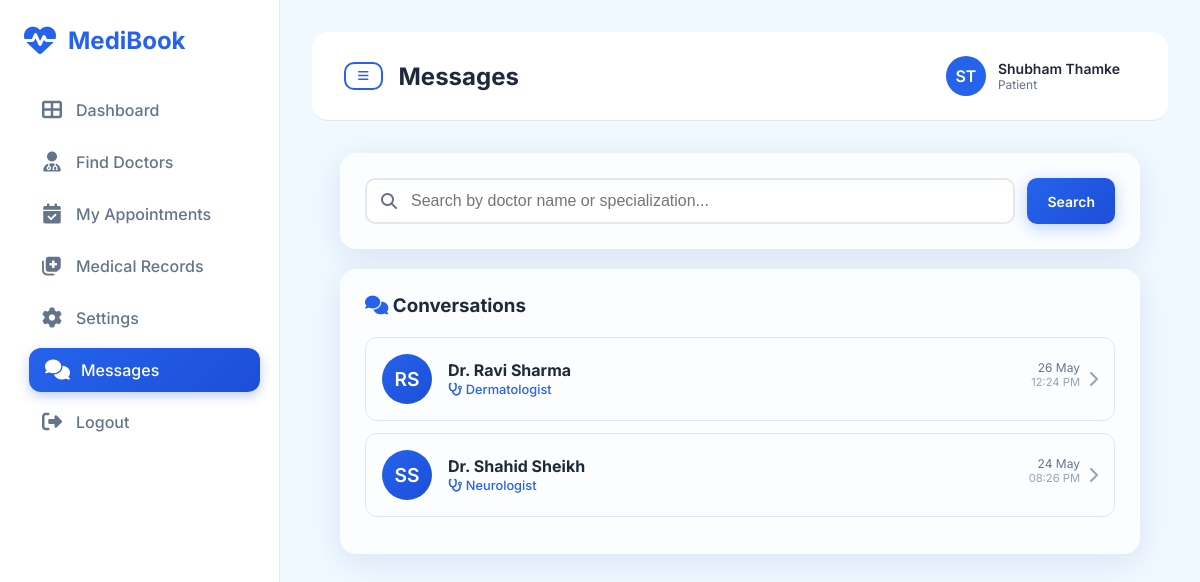
/chat/ (signed in), run on the app's committed database.
### users/models.py (models this page shows, shortened)
class UserProfile(models.Model):
    ROLE_CHOICES = (
        ('patient', 'Patient'),  # (database_value, display_value)
        ('doctor', 'Doctor'),
    )
    user = models.OneToOneField(
        User,
        on_delete=models.CASCADE,
        related_name='profile'
    )
    role = models.CharField(
        max_length=10,
        choices=ROLE_CHOICES,
        default='patient'
    )
    phone = models.CharField(
        max_length=15,
        blank=True,
        default=''
    )
    profile_image = models.ImageField(
        upload_to='profile_images/',  # Files saved to MEDIA_ROOT/profile_images/
        blank=True,
        null=True
    )
    created_at = models.DateTimeField(auto_now_add=True)

### chat/models.py (models this page shows, shortened)
class ChatRoom(models.Model):
    appointment = models.OneToOneField(
        Appointment,
        on_delete=models.CASCADE,
        related_name='chat_room'
    )
    patient = models.ForeignKey(
        User,
        on_delete=models.CASCADE,
        related_name='patient_chats'
    )
    doctor = models.ForeignKey(
        User,
        on_delete=models.CASCADE,
        related_name='doctor_chats'
    )
    created_at = models.DateTimeField(auto_now_add=True)
    is_active = models.BooleanField(default=True)
    class Meta:
        unique_together = ['appointment']
    def get_unread_count(self, user):
        return self.messages.filter(
            is_read=False
        ).exclude(
            sender=user
        ).count()

### appointments/models.py (models this page shows, shortened)
class Appointment(models.Model):
    STATUS_CHOICES = (
        ('pending', 'Pending'),
        ('confirmed', 'Confirmed'),
        ('cancelled', 'Cancelled'),
        ('completed', 'Completed'),
    )
    patient = models.ForeignKey(User, on_delete=models.CASCADE, related_name='patient_appointments')
    doctor = models.ForeignKey(Doctor, on_delete=models.CASCADE, related_name='appointments')
    appointment_date = models.DateField()
    appointment_time = models.TimeField()
    reason = models.TextField(help_text='Reason for appointment')
    status = models.CharField(max_length=20, choices=STATUS_CHOICES, default='pending')
    created_at = models.DateTimeField(auto_now_add=True)
    updated_at = models.DateTimeField(auto_now=True)
    cancellation_reason = models.TextField(blank=True, null=True)
    class Meta:
        unique_together = ['doctor', 'appointment_date', 'appointment_time']
        ordering = ['-appointment_date', '-appointment_time']

### doctors/models.py (models this page shows, shortened)
class Doctor(models.Model):
    VERIFICATION_CHOICES = (
        ('pending', 'Pending Verification'),
        ('approved', 'Approved'),
        ('rejected', 'Rejected'),
    )
    CONSULTATION_CHOICES = (
        ('in_person', 'In-Person'),
        ('online', 'Online'),
        ('both', 'Both In-Person & Online'),
    )
    user = models.OneToOneField(User, on_delete=models.CASCADE, related_name='doctor_profile')
    specialization = models.CharField(max_length=100, blank=True, null=True)
    experience = models.IntegerField(help_text='Years of experience', blank=True, null=True)
    qualification = models.CharField(max_length=200, blank=True, null=True)
    fees = models.DecimalField(max_digits=10, decimal_places=2, blank=True, null=True)
    bio = models.TextField(blank=True, null=True)
    available_days = models.CharField(max_length=200, blank=True, null=True, help_text='Comma separated days')
    start_time = models.TimeField(blank=True, null=True, help_text='Consultation start time')
    end_time = models.TimeField(blank=True, null=True, help_text='Consultation end time')
    slot_duration = models.IntegerField(default=30, blank=True, null=True)
    is_available = models.BooleanField(default=True)
    consultation_type = models.CharField(max_length=20, choices=CONSULTATION_CHOICES, default='both')
    clinic_name = models.CharField(max_length=200, blank=True, null=True, help_text='Hospital/Clinic name')
    address_line1 = models.CharField(max_length=300, blank=True, null=True, help_text='Street address')
    address_line2 = models.CharField(max_length=300, blank=True, null=True, help_text='Area/Landmark')
    city = models.CharField(max_length=100, blank=True, null=True)
    state = models.CharField(max_length=100, blank=True, null=True)
    pincode = models.CharField(max_length=10, blank=True, null=True)
    is_verified = models.BooleanField(default=False)  # Quick verified check
    verification_status = models.CharField(max_length=20, choices=VERIFICATION_CHOICES, default='pending')
    registration_number = models.CharField(max_length=100, blank=True, null=True)  # Medical license number
    state_council = models.CharField(max_length=100, blank=True, null=True)  # Issuing state council
    license_document = models.FileField(upload_to='license_docs/', blank=True, null=True)  # Uploaded license
    verification_notes = models.TextField(blank=True, null=True)  # Admin notes on verification
    verified_by = models.ForeignKey(User, on_delete=models.SET_NULL, null=True, blank=True, related_name='verified_doctors')
    verified_at = models.DateTimeField(null=True, blank=True)  # When verification was done
    created_at = models.DateTimeField(auto_now_add=True)
    updated_at = models.DateTimeField(auto_now=True)
    class Meta:
        ordering = ['-created_at']

### chat/views.py (the view, shortened to what this page needs)
# urls.py: path('', views.chat_list, name='chat_list'),
@login_required
def chat_list(request):
    search_query = request.GET.get('search', '')
    if request.user.profile.role == 'patient':
        chat_rooms = ChatRoom.objects.filter(
            patient=request.user,
            is_active=True
        ).select_related('doctor', 'appointment', 'appointment__doctor')
        if search_query:
            chat_rooms = chat_rooms.filter(
                Q(doctor__first_name__icontains=search_query) |
                Q(doctor__last_name__icontains=search_query) |
                Q(appointment__doctor__specialization__icontains=search_query)
            )
        chat_rooms = chat_rooms.annotate(
            last_msg=Max('messages__timestamp')
        ).order_by('-last_msg', '-created_at')
    else:
        chat_rooms = []
    for room in chat_rooms:
        room.unread = room.get_unread_count(request.user)
        last_message = room.messages.order_by('-timestamp').first()
        room.last_message_time = last_message.timestamp if last_message else room.created_at
    context = {
        'chat_rooms': chat_rooms,
        'search_query': search_query,
    }
    return render(request, 'chat/chat_list.html', context)

### templates/chat/chat_list.html (shortened to what this page needs)
{% extends 'base.html' %}
{% block page_title %}Messages{% endblock %}
{% block content %}
<div style="max-width: 800px; margin: 0 auto;">
    <div class="glass-card" style="margin-bottom: 20px;">
        <form method="GET" style="display: flex; gap: 12px;">
            <div style="flex: 1; position: relative;">
                <i class="fas fa-search" style="position: absolute; left: 16px; top: 50%; transform: translateY(-50%); color: #64748b;"></i>
                <input type="text" name="search" placeholder="{% if request.user.profile.role == 'patient' %}Search by doctor name or specialization...{% else %}Search by patient name or reason...{% endif %}"
                       value="{{ search_query }}"
                       style="width: 100%; padding: 12px 16px 12px 44px; border: 2px solid #e2e8f0; border-radius: 10px; font-size: 1rem; outline: none; box-sizing: border-box;">
            </div>
            <button type="submit" class="btn btn-primary">Search</button>
        </form>
    </div>
    <div class="glass-card">
        <h3 style="margin-bottom: 20px;">
            <i class="fas fa-comments" style="color: #2563eb;"></i>
            Conversations
        </h3>
        {% if chat_rooms %}
            {% for room in chat_rooms %}
                <a href="{% url 'chat_room' room.id %}" style="text-decoration: none; color: inherit;">
                    <div style="display: flex; align-items: center; padding: 16px; border: 1px solid #e2e8f0;
                               border-radius: 12px; margin-bottom: 12px; transition: all 0.3s ease;">
                        <div style="width: 50px; height: 50px; border-radius: 50%; background: linear-gradient(135deg, #2563eb, #1d4ed8);
                                   display: flex; align-items: center; justify-content: center; color: white; font-weight: 600; font-size: 1.2rem; margin-right: 16px; flex-shrink: 0;">
                            {% if request.user.profile.role == 'patient' %}
                                {{ room.doctor.first_name|first }}{{ room.doctor.last_name|first }}
                            {% else %}
                                {{ room.patient.first_name|first }}{{ room.patient.last_name|first }}
                            {% endif %}
                        </div>
                        <div style="flex: 1; min-width: 0;">
                            <div style="display: flex; justify-content: space-between; align-items: flex-start;">
                                <div style="flex: 1; min-width: 0;">
                                    <h4 style="margin: 0; white-space: nowrap; overflow: hidden; text-overflow: ellipsis;">
                                        {% if request.user.profile.role == 'patient' %}
                                            Dr. {{ room.doctor.get_full_name }}
                                        {% else %}
                                            {{ room.patient.get_full_name }}
                                        {% endif %}
                                    </h4>
                                    {% if request.user.profile.role == 'patient' %}
                                        <p style="color: #2563eb; font-size: 0.8rem; font-weight: 500; margin: 2px 0;">
                                            <i class="fas fa-stethoscope"></i> {{ room.appointment.doctor.specialization }}
                                        </p>
                                    {% endif %}
                                </div>
                                <div style="text-align: right; flex-shrink: 0; margin-left: 12px;">
                                    <small style="color: #64748b; font-size: 0.75rem; display: block;">
                                        {{ room.last_message_time|date:"d M" }}
                                    </small>
                                    <small style="color: #94a3b8; font-size: 0.7rem; display: block;">
                                        {{ room.last_message_time|time:"h:i A" }}
                                    </small>
                                </div>
                            </div>
                        </div>
                        <i class="fas fa-chevron-right" style="color: #94a3b8; margin-left: 8px; flex-shrink: 0;"></i>
                    </div>
                </a>
            {% endfor %}
        {% endif %}
    </div>
</div>
{% endblock %}

### templates/base.html (shortened to what this page needs)
<!DOCTYPE html>
<html lang="en">
<head>
    <link rel="stylesheet" href="https://cdnjs.cloudflare.com/ajax/libs/font-awesome/6.4.0/css/all.min.css">
</head>
<body>
    {% if user.is_authenticated %}
        <aside class="sidebar" id="sidebar">
            <div class="sidebar-logo">
                <i class="fas fa-heartbeat"></i>
                <span>MediBook</span>
            </div>
            <ul class="sidebar-nav">
                {% if user.profile.role == 'patient' %}
                    <li><a href="{% url 'patient_dashboard' %}"><i class="fas fa-th-large"></i>Dashboard</a></li>
                    <li><a href="{% url 'doctor_list' %}"><i class="fas fa-user-md"></i>Find Doctors</a></li>
                    <li><a href="{% url 'my_appointments' %}"><i class="fas fa-calendar-check"></i>My Appointments</a></li>
                    <li><a href="{% url 'patient_medical_history' %}"><i class="fas fa-notes-medical"></i>Medical Records</a></li>
                {% endif %}
                <li><a href="{% url 'profile' %}"><i class="fas fa-cog"></i>Settings</a></li>
                <li>
                    <a href="{% url 'chat_list' %}" class="{% if 'chat' in request.path %}active{% endif %}">
                        <i class="fas fa-comments"></i>
                        <span>Messages</span>
                    </a>
                </li>
                <li><a href="{% url 'logout' %}"><i class="fas fa-sign-out-alt"></i>Logout</a></li>
            </ul>
        </aside>
        <main class="main-content">
            <nav class="top-nav">
                <div class="top-nav-left">
                    <button class="btn btn-outline btn-sm" onclick="document.getElementById('sidebar').classList.toggle('open')">
                        <i class="fas fa-bars"></i>
                    </button>
                    <h2>{% block page_title %}Dashboard{% endblock %}</h2>
                </div>
                <div class="top-nav-right">
                    <div class="user-menu">
                        <div class="user-avatar">{{ user.first_name|first }}{{ user.last_name|first }}</div>
                        <div>
                            <div style="font-weight: 600; font-size: 0.875rem;">{{ user.get_full_name }}</div>
                            <div style="font-size: 0.75rem; color: var(--text-secondary); text-transform: capitalize;">{{ user.profile.role }}</div>
                        </div>
                    </div>
                </div>
            </nav>
            {% block content %}{% endblock %}
        </main>
    {% else %}
        {% block auth_content %}{% endblock %}
    {% endif %}
</body>
</html>

### data on the page
ChatRoom: doctor.first_name|first "R", doctor.last_name|first "S", doctor.get_full_name "Ravi Sharma", appointment.doctor.specialization "Dermatologist", last_message_time "26 May", last_message_time "12:24 PM"
ChatRoom: doctor.first_name|first "S", doctor.last_name|first "S", doctor.get_full_name "Shahid Sheikh", appointment.doctor.specialization "Neurologist", last_message_time "24 May", last_message_time "08:26 PM"

### other printed values
{{ user.first_name|first }} "S"
{{ user.last_name|first }} "T"
{{ user.get_full_name }} "Shubham Thamke"
{{ user.profile.role }} "Patient"
